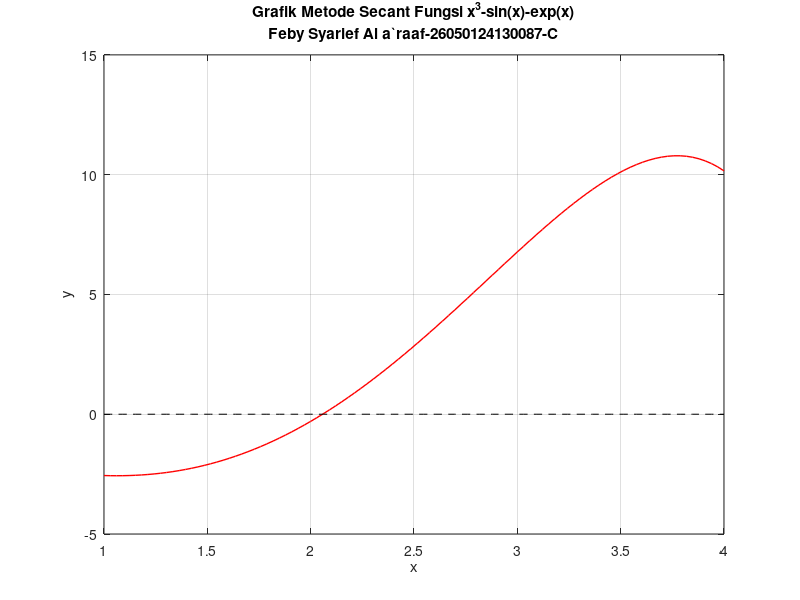

Here is the MATLAB script that generated this plot: (Note: this script raises an error after producing the figure.)
figure
x = linspace(1,4,100);
fx = x.^3 - sin(x) - exp(x);
plot(x,fx,'r','LineWidth', 1)
hold on
plot(x,zeros(size(x)),'k--')
grid on
xlabel('x')
ylabel('y')
title({'Grafik Metode Secant Fungsi x^3-sin(x)-exp(x)';'Feby Syarief Al a`raaf-26050124130087-C'})

iterasi = 0;

% Nilai awal
xn_minus1 = 1;  % X_{n-1}
xn = 4;         % X_n
Ea_max = 10e-4; % Batas toleransi
maks_iterasi = 100; % Batas iterasi maksimum

% Hitung fungsi di titik awal
[fxn_minus1, fxn] = secant_func(xn_minus1, xn);

fprintf('\n%-10s %-12s %-12s %-12s %-12s %-12s\n', ...
    'Iterasi', 'X_{n-1}', 'X_n', 'X_{n+1}', 'f(X_{n+1})', 'Error');
fprintf('%-10s %-12s %-12s %-12s %-12s %-12s\n', ...
    '---------', '----------', '----------', '----------', '----------', '----------');

while iterasi < maks_iterasi
    iterasi = iterasi + 1;
    
    % Rumus Secant: X_{n+1} = X_n - (F(X_n)(X_n - X_{n-1}))/(F(X_n) - F(X_{n-1}))
    xn1 = xn - (fxn * (xn - xn_minus1)) / (fxn - fxn_minus1);
    
    % Hitung fungsi di titik baru
    fxn1 = secant_single(xn1);
    
    % Hitung error (selisih antara iterasi)
    if iterasi > 1
        error = abs(xn1 - xn);
    else
        error = NaN;
    end
    
    fprintf('%-10d %-12.6f %-12.6f %-12.6f %-12.6f %-12.6f\n', ...
        iterasi, xn_minus1, xn, xn1, fxn1, error);

    % Cek kriteria konvergensi
    if iterasi > 1 && error <= Ea_max
        akar = xn1;
        fprintf('\nKonvergensi tercapai!\n');
        fprintf('Jumlah iterasi = %i \n', iterasi);
        fprintf('Nilai f(x_{n+1}) = %.6f \n', fxn1);
        fprintf('Error = %.6f \n', error);
        fprintf('Akar persamaan = %.6f \n', akar);
        
        plot(akar, 0, 'bx', 'MarkerSize', 10, 'LineWidth', 2);
        legend('f(x)', 'y=0', 'Akar Persamaan', 'Location', 'best');
        return
    end
    
    % Cek jika f(X_{n+1}) = 0 (akar eksak)
    if abs(fxn1) < 1e-10  % Menggunakan toleransi kecil untuk mendeteksi nol
        akar = xn1;
        fprintf('\nAkar eksak ditemukan!\n');
        fprintf('Jumlah iterasi = %i \n', iterasi);
        fprintf('Nilai f(x_{n+1}) = %.6f \n', fxn1);
        fprintf('Akar persamaan = %.6f \n', akar);
        
        plot(akar, 0, 'bx', 'MarkerSize', 10, 'LineWidth', 2);
        legend('f(x)', 'y=0', 'Akar Persamaan', 'Location', 'best');
        return
    end
   
    % X_n = X_{n-1}
    % X_{n+1} = X_n
    xn_minus1 = xn;
    xn = xn1;
    fxn_minus1 = fxn;
    fxn = fxn1;
end

if iterasi >= maks_iterasi
    fprintf('\nMaksimum iterasi tercapai tanpa konvergensi\n');
    fprintf('Nilai terakhir X_{n+1} = %.6f dengan f(X_{n+1}) = %.6f\n', xn1, fxn1);
    
    plot(xn1, 0, 'bx', 'MarkerSize', 10, 'LineWidth', 2);
    legend('f(x)', 'y=0', 'Pendekatan Akhir', 'Location', 'best');
end

function [fa, fb] = secant_func(xa, xb)
    % Fungsi untuk dua titik
    fa = xa^3 - sin(xa) - exp(xa);
    fb = xb^3 - sin(xb) - exp(xb);
end

function fx = secant_single(x)
    % Fungsi untuk evaluasi satu titik
    fx = x^3 - sin(x) - exp(x);
end
